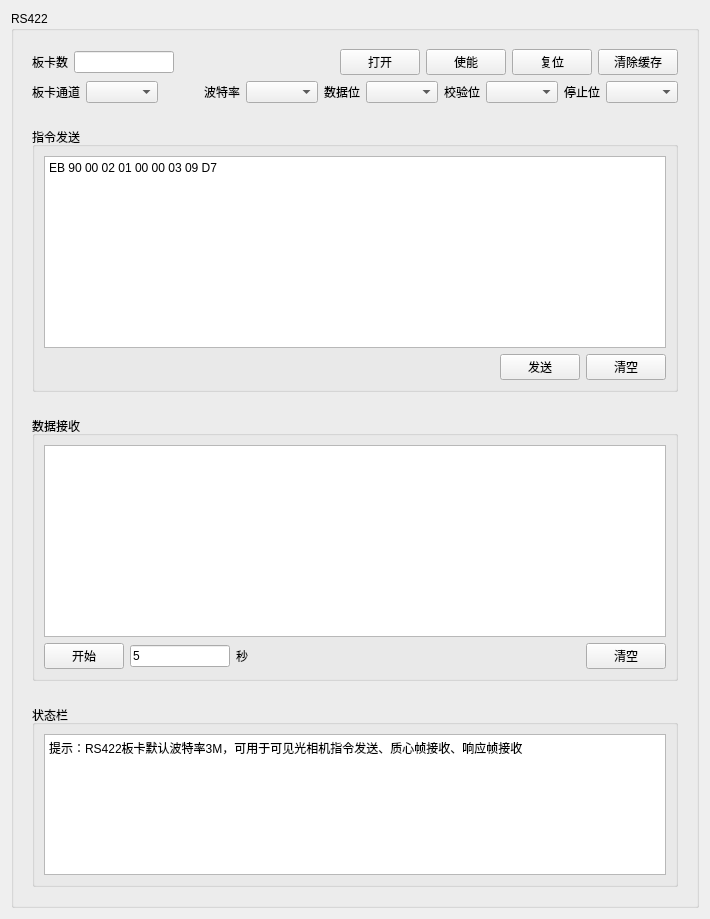
             <widget class="QWidget" name="tab_card">
              <attribute name="title">
               <string>板卡RS422</string>
              </attribute>
              <layout class="QHBoxLayout" name="horizontalLayout_20">
               <item>
                <widget class="QGroupBox" name="groupBox_6">
                 <property name="title">
                  <string>RS422</string>
                 </property>
                 <layout class="QVBoxLayout" name="verticalLayout_13">
                  <item>
                   <widget class="QWidget" name="widget_6" native="true">
                    <layout class="QVBoxLayout" name="verticalLayout_5">
                     <item>
                      <layout class="QHBoxLayout" name="horizontalLayout_5">
                       <item>
                        <widget class="QLabel" name="label_12">
                         <property name="text">
                          <string>板卡数</string>
                         </property>
                        </widget>
                       </item>
                       <item>
                        <widget class="QLineEdit" name="lineEdit_cardCount">
                         <property name="maximumSize">
                          <size>
                           <width>100</width>
                           <height>16777215</height>
                          </size>
                         </property>
                         <property name="readOnly">
                          <bool>true</bool>
                         </property>
                        </widget>
                       </item>
                       <item>
                        <spacer name="horizontalSpacer_8">
                         <property name="orientation">
                          <enum>Qt::Horizontal</enum>
                         </property>
                         <property name="sizeHint" stdset="0">
                          <size>
                           <width>40</width>
                           <height>20</height>
                          </size>
                         </property>
                        </spacer>
                       </item>
                       <item>
                        <widget class="QPushButton" name="pushButton_cardOpenClose">
                         <property name="text">
                          <string>打开</string>
                         </property>
                         <property name="checkable">
                          <bool>false</bool>
                         </property>
                        </widget>
                       </item>
                       <item>
                        <widget class="QPushButton" name="pushButton_startLVDS">
                         <property name="text">
                          <string>使能</string>
                         </property>
                        </widget>
                       </item>
                       <item>
                        <widget class="QPushButton" name="pushButton_reset">
                         <property name="text">
                          <string>复位</string>
                         </property>
                        </widget>
                       </item>
                       <item>
                        <widget class="QPushButton" name="pushButton_clearFIFO">
                         <property name="text">
                          <string>清除缓存</string>
                         </property>
                        </widget>
                       </item>
                      </layout>
                     </item>
                     <item>
                      <layout class="QHBoxLayout" name="horizontalLayout_9">
                       <item>
                        <widget class="QLabel" name="label_11">
                         <property name="text">
                          <string>板卡通道</string>
                         </property>
                        </widget>
                       </item>
                       <item>
                        <widget class="QComboBox" name="comboBox_channelNumRS422"/>
                       </item>
                       <item>
                        <spacer name="horizontalSpacer">
                         <property name="orientation">
                          <enum>Qt::Horizontal</enum>
                         </property>
                         <property name="sizeHint" stdset="0">
                          <size>
                           <width>40</width>
                           <height>20</height>
                          </size>
                         </property>
                        </spacer>
                       </item>
                       <item>
                        <widget class="QLabel" name="label_7">
                         <property name="text">
                          <string>波特率</string>
                         </property>
                        </widget>
                       </item>
                       <item>
                        <widget class="QComboBox" name="comboBox_baudRate_card"/>
                       </item>
                       <item>
                        <widget class="QLabel" name="label_8">
                         <property name="text">
                          <string>数据位</string>
                         </property>
                        </widget>
                       </item>
                       <item>
                        <widget class="QComboBox" name="comboBox_dataBit_card"/>
                       </item>
                       <item>
                        <widget class="QLabel" name="label_9">
                         <property name="text">
                          <string>校验位</string>
                         </property>
                        </widget>
                       </item>
                       <item>
                        <widget class="QComboBox" name="comboBox_parity_card"/>
                       </item>
                       <item>
                        <widget class="QLabel" name="label_10">
                         <property name="text">
                          <string>停止位</string>
                         </property>
                        </widget>
                       </item>
                       <item>
                        <widget class="QComboBox" name="comboBox_stopBits_card"/>
                       </item>
                      </layout>
                     </item>
                    </layout>
                   </widget>
                  </item>
                  <item>
                   <widget class="QWidget" name="widget" native="true">
                    <layout class="QVBoxLayout" name="verticalLayout_8">
                     <item>
                      <widget class="QGroupBox" name="groupBox">
                       <property name="title">
                        <string>指令发送</string>
                       </property>
                       <layout class="QVBoxLayout" name="verticalLayout">
                        <item>
                         <widget class="QPlainTextEdit" name="plainTextEdit_send">
                          <property name="plainText">
                           <string>EB 90 00 02 01 00 00 03 09 D7</string>
                          </property>
                         </widget>
                        </item>
                        <item>
                         <layout class="QHBoxLayout" name="horizontalLayout_8">
                          <item>
                           <spacer name="horizontalSpacer_6">
                            <property name="orientation">
                             <enum>Qt::Horizontal</enum>
                            </property>
                            <property name="sizeHint" stdset="0">
                             <size>
                              <width>40</width>
                              <height>20</height>
                             </size>
                            </property>
                           </spacer>
                          </item>
                          <item>
                           <widget class="QPushButton" name="pushButton_send">
                            <property name="text">
                             <string> 发送 </string>
                            </property>
                           </widget>
                          </item>
                          <item>
                           <widget class="QPushButton" name="pushButton_clearSend">
                            <property name="text">
                             <string> 清空 </string>
                            </property>
                           </widget>
                          </item>
                         </layout>
                        </item>
                       </layout>
                      </widget>
                     </item>
                    </layout>
                   </widget>
                  </item>
                  <item>
                   <widget class="QWidget" name="widget_2" native="true">
                    <layout class="QVBoxLayout" name="verticalLayout_9">
                     <item>
                      <widget class="QGroupBox" name="groupBox_2">
                       <property name="title">
                        <string>数据接收</string>
                       </property>
                       <layout class="QVBoxLayout" name="verticalLayout_3">
                        <item>
                         <widget class="QPlainTextEdit" name="plainTextEdit_receive">
                          <property name="readOnly">
                           <bool>true</bool>
                          </property>
                         </widget>
                        </item>
                        <item>
                         <layout class="QHBoxLayout" name="horizontalLayout_10">
                          <item>
                           <widget class="QPushButton" name="pushButton_saveDataRS422">
                            <property name="text">
                             <string>开始</string>
                            </property>
                           </widget>
                          </item>
                          <item>
                           <widget class="QLineEdit" name="lineEdit_saveTimeRS422">
                            <property name="maximumSize">
                             <size>
                              <width>100</width>
                              <height>16777215</height>
                             </size>
                            </property>
                            <property name="text">
                             <string>5</string>
                            </property>
                           </widget>
                          </item>
                          <item>
                           <widget class="QLabel" name="label_13">
                            <property name="text">
                             <string>秒</string>
                            </property>
                           </widget>
                          </item>
                          <item>
                           <spacer name="horizontalSpacer_7">
                            <property name="orientation">
                             <enum>Qt::Horizontal</enum>
                            </property>
                            <property name="sizeHint" stdset="0">
                             <size>
                              <width>40</width>
                              <height>20</height>
                             </size>
                            </property>
                           </spacer>
                          </item>
                          <item>
                           <widget class="QPushButton" name="pushButton_clearReceive">
                            <property name="text">
                             <string> 清空 </string>
                            </property>
                           </widget>
                          </item>
                         </layout>
                        </item>
                       </layout>
                      </widget>
                     </item>
                    </layout>
                   </widget>
                  </item>
                  <item>
                   <widget class="QWidget" name="widget_3" native="true">
                    <property name="maximumSize">
                     <size>
                      <width>16777215</width>
                      <height>200</height>
                     </size>
                    </property>
                    <layout class="QHBoxLayout" name="horizontalLayout_2">
                     <item>
                      <widget class="QGroupBox" name="groupBox_3">
                       <property name="title">
                        <string>状态栏</string>
                       </property>
                       <layout class="QHBoxLayout" name="horizontalLayout">
                        <item>
                         <widget class="QPlainTextEdit" name="plainTextEdit_statusBar">
                          <property name="readOnly">
                           <bool>true</bool>
                          </property>
                          <property name="plainText">
                           <string>提示：RS422板卡默认波特率3M，可用于可见光相机指令发送、质心帧接收、响应帧接收</string>
                          </property>
                         </widget>
                        </item>
                       </layout>
                      </widget>
                     </item>
                    </layout>
                   </widget>
                  </item>
                 </layout>
                </widget>
               </item>
              </layout>
             </widget>
